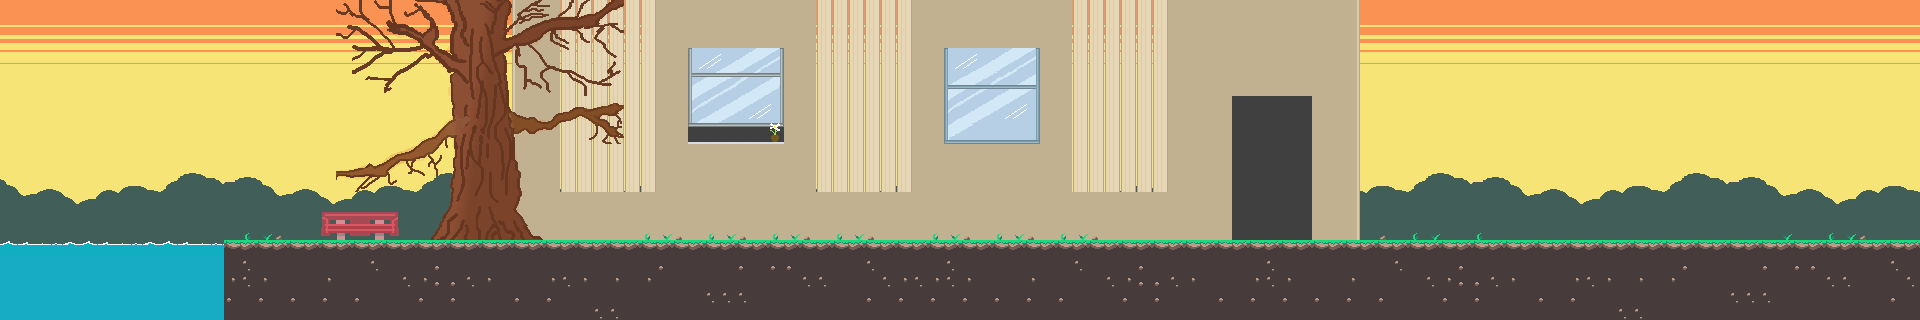

This game map was drawn from its Tiled (.tmx) file and the tilesets committed beside it. A one-line description and the trimmed map source follow:
An orthogonal 120x20 tile map with 16x16 px tiles, 8 tile layers (Background, Background Trees, Non-Collidible, Water, ...), 11 tilesets.

<map version="1.10" tiledversion="1.10.0" orientation="orthogonal" renderorder="right-down" width="120" height="20" tilewidth="16" tileheight="16" infinite="0" nextlayerid="19" nextobjectid="19">
 <editorsettings>
  <export format="json" />
 </editorsettings>
 <tileset firstgid="1" source="tileset_forest.tsx" />
 <tileset firstgid="73" source="tilemap_packed.tsx" />
 <tileset firstgid="1109" source="water_b_5 frames.tsx" />
 <tileset firstgid="1114" source="water.tsx" />
 <tileset firstgid="1115" source="pink_bench.tsx" />
 <tileset firstgid="1125" source="desert_a.tsx" />
 <tileset firstgid="1253" source="backgroundtrees.tsx" />
 <tileset firstgid="1381" source="bigtree.tsx" />
 <tileset firstgid="1651" source="branches.tsx" />
 <tileset firstgid="1921" source="open_window.tsx" />
 <tileset firstgid="1957" source="closed_window.tsx" />
 <layer id="15" name="Background" width="120" height="20">
  <data>[2400 cells, 2400 non-empty, 128 distinct tile ids]</data>
 </layer>
 <layer id="16" name="Background Trees" width="120" height="20">
  <data>[2400 cells, 720 non-empty, 96 distinct tile ids]</data>
 </layer>
 <layer id="11" name="Non-Collidible" width="120" height="20">
  <data>[2400 cells, 744 non-empty, 76 distinct tile ids]</data>
 </layer>
 <layer id="18" name="Water" width="120" height="20">
  <data>[2400 cells, 70 non-empty, 6 distinct tile ids]</data>
 </layer>
 <layer id="1" name="Floor" width="120" height="20">
  <properties>
   <property name="Collidable" type="bool" value="true" />
  </properties>
  <data>[2400 cells, 530 non-empty, 6 distinct tile ids]</data>
 </layer>
 <layer id="10" name="Non-Collidable" width="120" height="20">
  <data>[2400 cells, 278 non-empty, 240 distinct tile ids]</data>
 </layer>
 <layer id="14" name="Collidible" width="120" height="20">
  <properties>
   <property name="Collidable" type="bool" value="true" />
  </properties>
  <data>[2400 cells, 80 non-empty, 31 distinct tile ids]</data>
 </layer>
 <layer id="17" name="Extra Detail" width="120" height="20">
  <data>[2400 cells, 5 non-empty, 5 distinct tile ids]</data>
 </layer>
</map>
